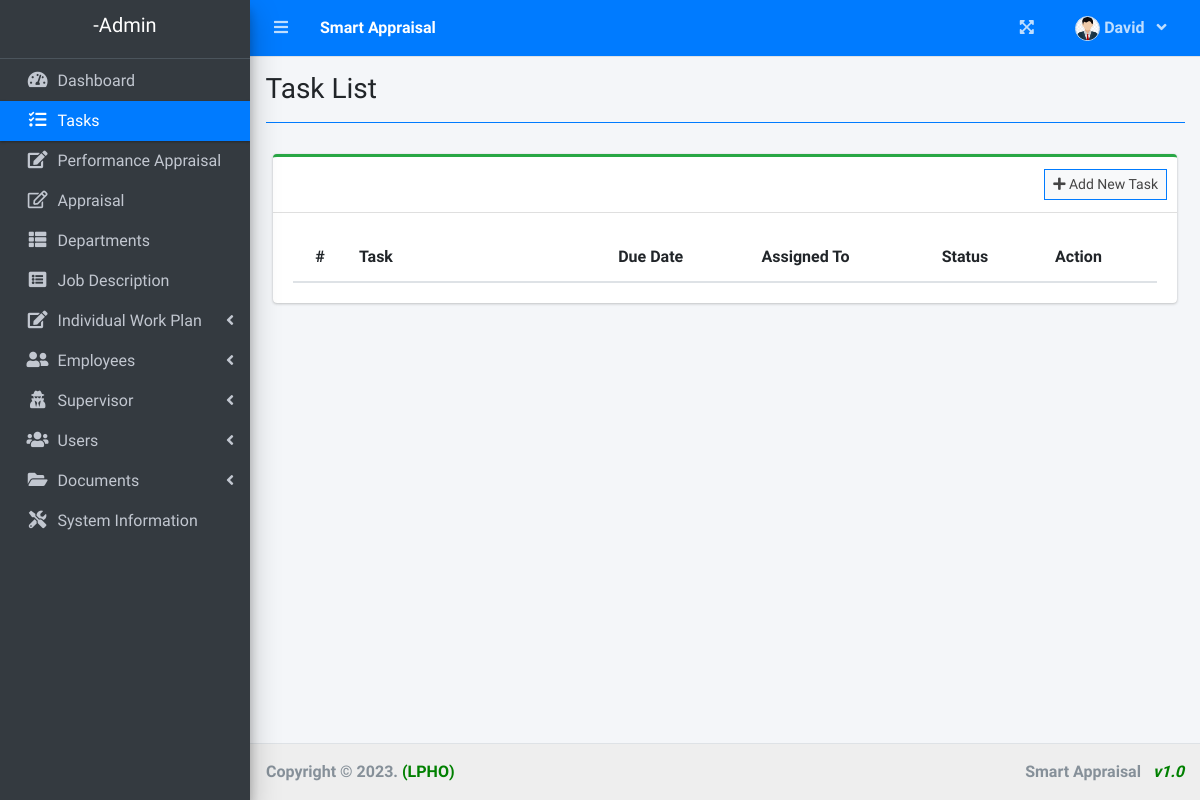
The app's page /index.php?page=task_list (signed in), older data.
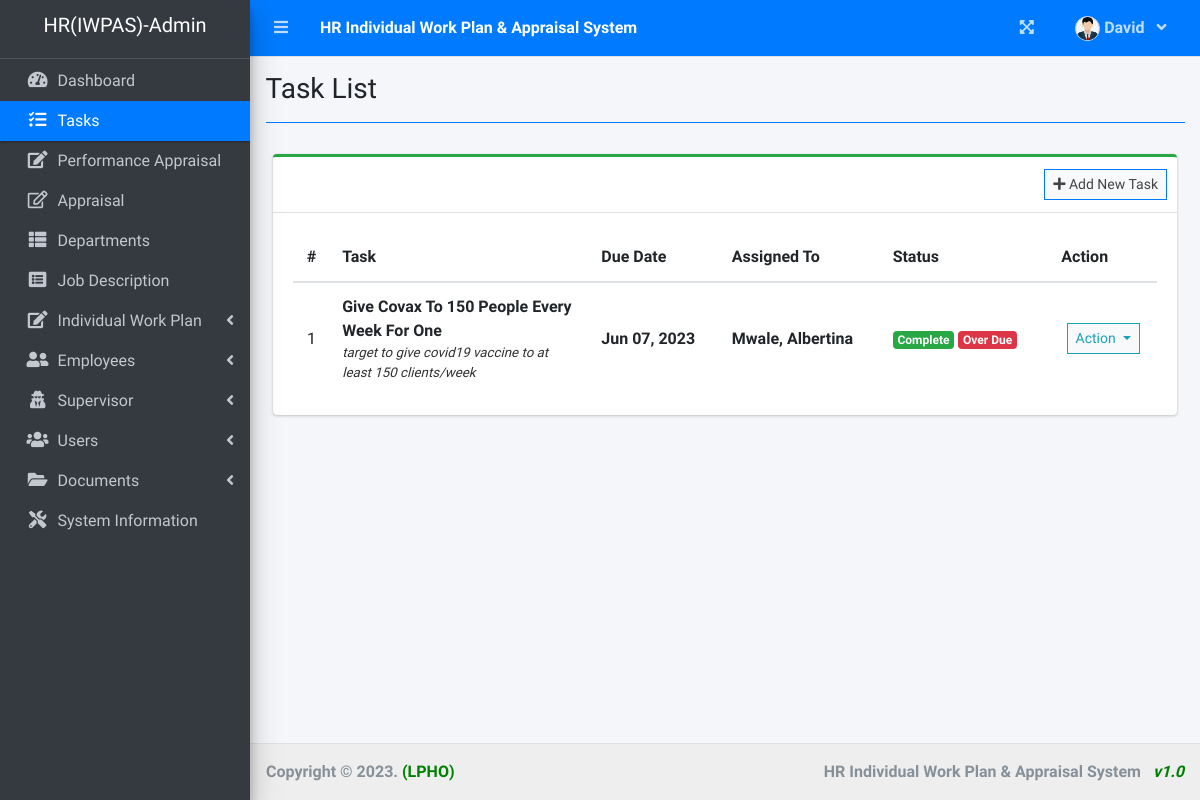
The same page, newer data.
### tables this page shows
CREATE TABLE `task_list` (
  `id` int(30) NOT NULL,
  `task` varchar(200) NOT NULL,
  `description` text NOT NULL,
  `employee_id` int(30) NOT NULL,
  `due_date` date NOT NULL,
  `completed` date NOT NULL,
  `status` int(1) NOT NULL COMMENT '0=pending, 1=on-progress,3=Completed',
  `date_created` datetime NOT NULL DEFAULT current_timestamp()
);

### task_list.php (the view, shortened to what the changed rows need)
<?php include 'db_connect.php' ?>
<div class="col-lg-12">
	<div class="card card-outline card-success">
		<div class="card-body">
			<table class="table tabe-hover table-condensed" id="list">
				<thead>
					<tr>
						<th class="text-center">#</th>
						<th width="30%">Task</th>
						<th>Due Date</th>
						<?php if ($_SESSION['login_type'] != 0) : ?>
							<th>Assigned To</th>
						<?php endif; ?>
						<th>Status</th>
						<th>Action</th>
					</tr>
				</thead>
				<tbody>
					<?php
					$i = 1;
					$where = "";
					$qry = $conn->query("SELECT t.*,concat(e.lastname,', ',e.firstname,' ',e.middlename) as name FROM task_list t inner join employee_list e on e.id = t.employee_id $where order by unix_timestamp(t.date_created) asc");
					while ($row = $qry->fetch_assoc()) :
						$trans = get_html_translation_table(HTML_ENTITIES, ENT_QUOTES);
						unset($trans["\""], $trans["<"], $trans[">"], $trans["<h2"]);
						$desc = strtr(html_entity_decode($row['description']), $trans);
						$desc = str_replace(array("<li>", "</li>"), array("", ", "), $desc);
					?>
						<tr>
							<td class="text-center"><?php echo $i++ ?></td>
							<td>
								<p><b><?php echo ucwords($row['task']) ?></b></p>
								<p class="truncate"><?php echo strip_tags($desc) ?></p>
							</td>
							<td><b><?php echo date("M d, Y", strtotime($row['due_date'])) ?></b></td>
							<?php if ($_SESSION['login_type'] != 0) : ?>
								<td>
									<p><b><?php echo ucwords($row['name']) ?></b></p>
								</td>
							<?php endif; ?>
							<td>
								<?php
								if ($row['status'] == 0) {
									echo "<span class='badge badge-info'>Pending</span>";
								} elseif ($row['status'] == 1) {
									echo "<span class='badge badge-primary'>On-Progress</span>";
								} elseif ($row['status'] == 2) {
									echo "<span class='badge badge-success'>Complete</span>";
								}
								if (strtotime($row['due_date']) < strtotime(date('Y-m-d'))) {
									echo "<span class='badge badge-danger mx-1'>Over Due</span>";
								}
								?>
							</td>
							<td class="text-center">
								<button type="button" class="btn btn-default btn-sm btn-flat border-info wave-effect text-info dropdown-toggle" data-toggle="dropdown" aria-expanded="true">
									Action
								</button>
							</td>
						</tr>
					<?php endwhile; ?>
				</tbody>
			</table>
		</div>
	</div>
</div>

### index.php (shortened to what the changed rows need)
<!DOCTYPE html>
<html lang="en">
<?php
include 'header.php'
?>
<body class="hold-transition sidebar-mini layout-fixed layout-navbar-fixed layout-footer-fixed">
  <div class="wrapper">
    <?php include 'topbar.php' ?>
    <?php include 'sidebar.php' ?>
    <div class="content-wrapper">
      <section class="content">
        <div class="container-fluid">
          <?php
          $page = isset($_GET['page']) ? $_GET['page'] : 'home';
          if (!file_exists($page . ".php")) {
            include '404.html';
          } else {
            include $page . '.php';
          }
          ?>
        </div>
      </section>
    </div>
    <footer class="main-footer" style="background-color: #eee">
      <div class="float-right d-none d-sm-inline-block">
        <b><?php echo $_SESSION['system']['name'] ?> &nbsp; <i style="color: green">v1.0</i></b>
      </div>
    </footer>
  </div>
</body>
</html>

### topbar.php (shortened to what the changed rows need)
<nav class="main-header navbar navbar-expand navbar-primary navbar-dark ">
  <ul class="navbar-nav">
    <li>
      <a class="nav-link text-white"  href="./" role="button"> <large><b><?php echo $_SESSION['system']['name'] ?></b></large></a>
    </li>
  </ul>
</nav>

### sidebar.php (shortened to what the changed rows need)
<aside class="main-sidebar sidebar-dark-primary elevation-4">
  <div class="dropdown">
    <a href="./" class="brand-link">
      <?php if ($_SESSION['login_type'] == 2) : ?>
        <h5 class="short-form" style="text-align: center"><?php echo $_SESSION['system']['short_form'] ?>-Admin</h5>
      <?php elseif ($_SESSION['login_type'] == 1) : ?>
        <h3 class="text-center p-0 m-0"><b>Supervisor</b></h3>
      <?php else : ?>
        <h3 class="text-center p-0 m-0"><b>Staff</b></h3>
      <?php endif; ?>
    </a>
  </div>
</aside>

Row changes from the older to the newer data that the page shows:
added task_list: task "Give Covax To 150 People Every Week For One", description "target to give covid19 vaccine to at least 150 clients/week", due_date "Jun 07, 2023", name "Mwale, Albertina", status "Complete", shows "Over Due"
Text that changed along with them:
$_SESSION['system']['name']: "Smart Appraisal" → "HR Individual Work Plan & Appraisal System"
$_SESSION['system']['short_form']: (not shown) → "HR(IWPAS)"
